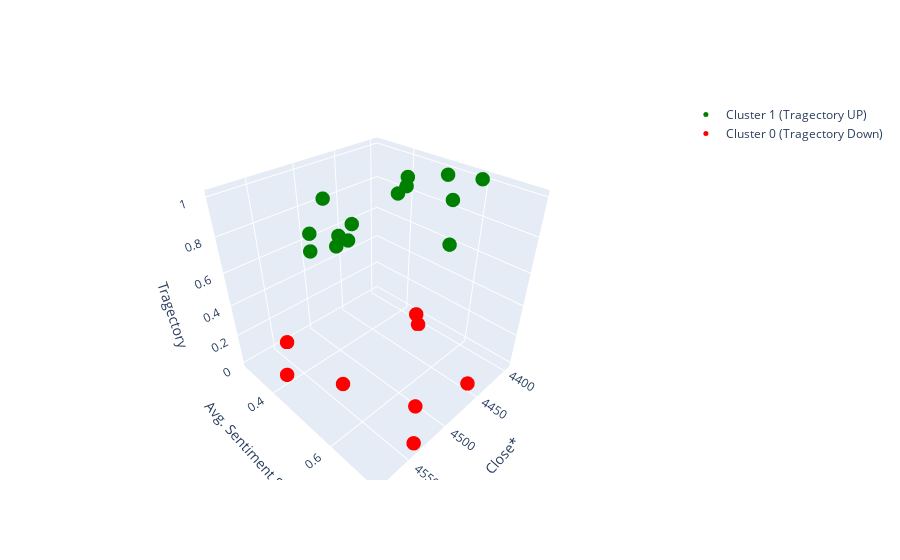

Here is the notebook cell this chart was saved with:
### Code cell
import plotly.graph_objects as go
fig = go.Figure(data=[
    go.Scatter3d(
        x=df[df['Cluster'] == 0]['Close*'],
        y=df[df['Cluster'] == 0]['Avg. Sentiment Score'],
        z=df[df['Cluster'] == 0]['Tragectory'],
        mode='markers',
        marker=dict(color='green', size=5),
        name='Cluster 1 (Tragectory UP)'
    ),
    go.Scatter3d(
        x=df[df['Cluster'] == 1]['Close*'],
        y=df[df['Cluster'] == 1]['Avg. Sentiment Score'],
        z=df[df['Cluster'] == 1]['Tragectory'],
        mode='markers',
        marker=dict(color='red', size=5),
        name='Cluster 0 (Tragectory Down)'
    )
])

fig.update_layout(scene=dict(
    xaxis_title='Close*',
    yaxis_title='Avg. Sentiment Score',
    zaxis_title='Tragectory'
))
fig.show()

### Figure 1 — Plotly figure (JSON) as saved in the notebook; plotly's stock layout.template omitted (floating-point values rounded to 4 significant figures)
{"data": [{"marker": {"color": "green", "size": 5}, "mode": "markers", "name": "Cluster 1 (Tragectory UP)", "type": "scatter3d", "x": [4396.0, 4450.0, 4456.0, 4410.0, 4439.0, 4472.0, 4510.0, 4523.0, 4555.0, 4566.0, 4536.0, 4555.0, 4567.0, 4582.0], "y": [0.594, 0.613, 0.51, 0.53, 0.48, 0.522, 0.71, 0.44, 0.568, 0.591, 0.553, 0.59, 0.53, 0.575], "z": [1, 1, 1, 1, 1, 1, 1, 1, 1, 1, 1, 1, 1, 1]}, {"marker": {"color": "red", "size": 5}, "mode": "markers", "name": "Cluster 0 (Tragectory Down)", "type": "scatter3d", "x": [4447.0, 4412.0, 4399.0, 4505.0, 4535.0, 4567.0, 4537.0, 4537.0], "y": [0.698, 0.4816, 0.45, 0.658, 0.5, 0.3875, 0.717, 0.295], "z": [0, 0, 0, 0, 0, 0, 0, 0]}], "layout": {"scene": {"xaxis": {"title": {"text": "Close*"}}, "yaxis": {"title": {"text": "Avg. Sentiment Score"}}, "zaxis": {"title": {"text": "Tragectory"}}}}}
